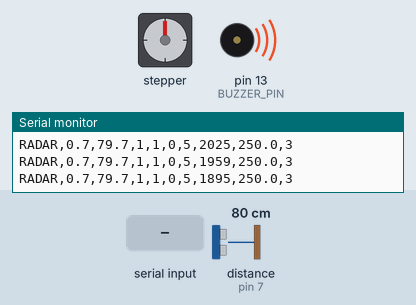
This sketch was run on a simulated Arduino Uno, built with avr-gcc and run on an emulated ATmega328P. Shown: stepper motor, buzzer (waves = sounding), the last lines printed to the serial monitor. Wiring (inferred from the names in the program): ultrasonic range finder: trigger pin 8; echo pin 7; stepper motor (2048 steps per turn assumed): coils pin 12, pin 11, pin 10, pin 9. The inputs (shaded band) are chosen by the test bench; at power-on: distance to the obstacle (sensor on pin 7) 80 cm. The echo pulse lasts 58.3 µs per cm.

Above: at 1.2 s.
1.3 s: distance to the obstacle (sensor on pin 7) set to 2 cm
At 3.27 s:
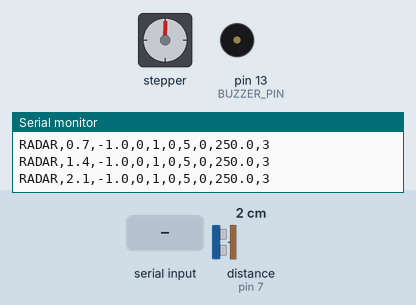
4.3 s: "PAUSE\n" received over Serial
At 7.2 s:
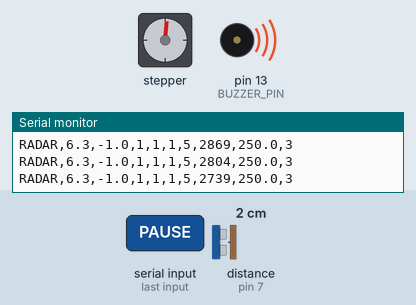
7.3 s: "RESUME\n" received over Serial
At 10.2 s:
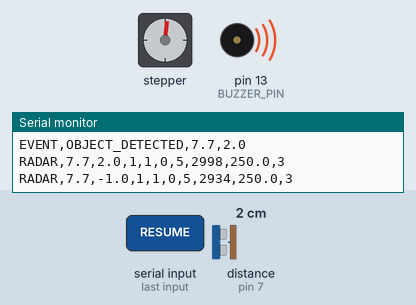
10.3 s: distance to the obstacle (sensor on pin 7) set to 4 cm
11.8 s: distance to the obstacle (sensor on pin 7) set to 246 cm
13.7 s: distance to the obstacle (sensor on pin 7) set to 253 cm
At 15.18 s:
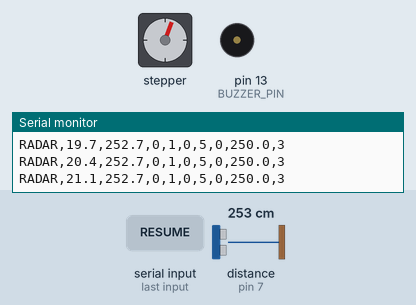
Timing chart, 0 to 20.7 s (numbered marks = the images above; inputs shaded):
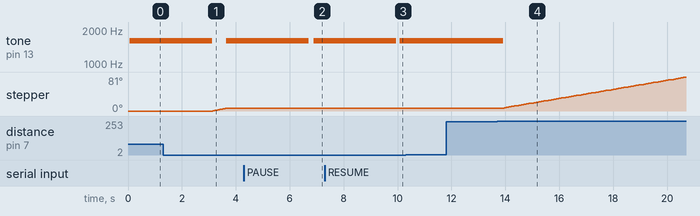

Measured:
- the behaviour switches between 250 and 251 cm on distance to the obstacle (sensor on pin 7) (found by bisection; images 3 and 4)
- after the input at 4.3 s, stepper: stops changing and stays 6°
- after the input at 13.7 s, tone on pin 13 (BUZZER_PIN): 1600 Hz → silent after 0.23 s; stepper: keeps turning clockwise at about 11°/s, starting after 0.25 s

The sketch:

SPECTRA_Radar_Arduino.ino
```cpp
#include <stdlib.h>
#include <string.h>

// Hardware wiring (Arduino Uno):
// ULN2003 IN1/N1 -> D12, IN2/N2 -> D11, IN3/N3 -> D10, IN4/N4 -> D9
// HC-SR04 TRIG -> D8, ECHO -> D7; buzzer + -> D13, buzzer - -> GND

const uint8_t MOTOR_PINS[4] = {12, 11, 10, 9};
const uint8_t TRIG_PIN = 8;
const uint8_t ECHO_PIN = 7;
const uint8_t BUZZER_PIN = 13;

const long STEPS_PER_REV = 4096L;       // Nominal 28BYJ-48 half-step revolution
const unsigned long MEASURE_INTERVAL_MS = 65UL;
const unsigned long ECHO_TIMEOUT_US = 25000UL;
const uint8_t CLEAR_READINGS_TO_RESUME = 4;

const uint8_t HALF_STEP_SEQUENCE[8] = {
  0b0001, 0b0011, 0b0010, 0b0110,
  0b0100, 0b1100, 0b1000, 0b1001
};

long positionSteps = 0;
int8_t scanDirection = 1;
int8_t sequenceIndex = 0;
uint8_t speedLevel = 5;                 // UI range: 1 (slow) ... 10 (fast)
uint16_t stopDurationSeconds = 3;       // UI range: 2 ... 30 seconds
float detectionLimitCm = 250.0f;        // UI range: 2 ... 400 cm
float lastDistanceCm = -1.0f;
bool objectDetected = false;
bool userPaused = false;
bool alarmActive = false;
uint8_t clearReadings = 0;
uint8_t stepsSinceMeasurement = 0;
unsigned long detectionStartedMs = 0;
unsigned long lastStepUs = 0;
unsigned long lastMeasureMs = 0;
char commandBuffer[40];
uint8_t commandLength = 0;

unsigned long stepIntervalUs() {
  // Lower interval = faster stepping. The speed level also changes the step
  // budget between ultrasonic readings, so all 10 levels have a useful effect.
  return (unsigned long)map(speedLevel, 1, 10, 9000, 1500);
}

uint8_t maxStepsPerMeasurement() {
  return (uint8_t)map(speedLevel, 1, 10, 3, 16);
}

void applyMotorSequence() {
  const uint8_t pattern = HALF_STEP_SEQUENCE[sequenceIndex];
  for (uint8_t i = 0; i < 4; i++) {
    digitalWrite(MOTOR_PINS[i], (pattern & (1U << i)) ? HIGH : LOW);
  }
}

void setAlarm(bool enabled) {
  if (enabled == alarmActive) return;
  alarmActive = enabled;
  if (alarmActive) tone(BUZZER_PIN, 1600);
  else noTone(BUZZER_PIN);
}

void setDetected(bool detected) {
  if (detected == objectDetected) return;
  objectDetected = detected;
  if (objectDetected) {
    clearReadings = 0;
    detectionStartedMs = millis();
    setAlarm(true);
    Serial.print(F("EVENT,OBJECT_DETECTED,"));
    Serial.print((positionSteps * 360.0f) / STEPS_PER_REV, 1);
    Serial.print(',');
    Serial.println(lastDistanceCm, 1);
  } else {
    clearReadings = 0;
    setAlarm(false);
    Serial.print(F("EVENT,OBJECT_CLEARED,"));
    Serial.print((positionSteps * 360.0f) / STEPS_PER_REV, 1);
    Serial.print(',');
    Serial.println(lastDistanceCm, 1);
  }
}

float readDistanceCm() {
  digitalWrite(TRIG_PIN, LOW);
  delayMicroseconds(3);
  digitalWrite(TRIG_PIN, HIGH);
  delayMicroseconds(10);
  digitalWrite(TRIG_PIN, LOW);

  const unsigned long duration = pulseIn(ECHO_PIN, HIGH, ECHO_TIMEOUT_US);
  if (duration == 0) return -1.0f;

  const float distance = (duration * 0.0343f) / 2.0f;
  if (distance < 2.0f || distance > 400.0f) return -1.0f;
  return distance;
}

void moveOneStep() {
  // Keep the actual step direction before changing direction at an endpoint.
  const int8_t directionUsed = scanDirection;
  sequenceIndex = (sequenceIndex + (directionUsed > 0 ? 1 : 7)) & 7;
  applyMotorSequence();
  positionSteps += directionUsed;

  if (positionSteps >= STEPS_PER_REV) {
    positionSteps = STEPS_PER_REV;
    scanDirection = -1;
  } else if (positionSteps <= 0) {
    positionSteps = 0;
    scanDirection = 1;
  }
}

unsigned long holdRemainingMs() {
  if (!objectDetected) return 0;
  const unsigned long elapsed = millis() - detectionStartedMs;
  const unsigned long required = (unsigned long)stopDurationSeconds * 1000UL;
  return elapsed >= required ? 0 : required - elapsed;
}

void sendTelemetry() {
  const float angle = (positionSteps * 360.0f) / STEPS_PER_REV;
  Serial.print(F("RADAR,"));
  Serial.print(angle, 1);
  Serial.print(',');
  Serial.print(lastDistanceCm, 1);
  Serial.print(',');
  Serial.print(objectDetected ? 1 : 0);
  Serial.print(',');
  Serial.print(scanDirection);
  Serial.print(',');
  Serial.print(userPaused ? 1 : 0);
  Serial.print(',');
  Serial.print(speedLevel);
  Serial.print(',');
  Serial.print(holdRemainingMs());
  Serial.print(',');
  Serial.print(detectionLimitCm, 1);
  Serial.print(',');
  Serial.println(stopDurationSeconds);
}

void processCommand(char *cmd) {
  if (strncmp(cmd, "LIMIT,", 6) == 0) {
    const float value = atof(cmd + 6);
    if (value >= 2.0f && value <= 400.0f) {
      detectionLimitCm = value;
      Serial.print(F("CONFIG,LIMIT,"));
      Serial.println(detectionLimitCm, 1);
    } else {
      Serial.println(F("ERROR,LIMIT_MUST_BE_2_TO_400_CM"));
    }
  } else if (strncmp(cmd, "SPEED,", 6) == 0) {
    const int value = atoi(cmd + 6);
    if (value >= 1 && value <= 10) {
      speedLevel = (uint8_t)value;
      stepsSinceMeasurement = 0;
      Serial.print(F("CONFIG,SPEED,"));
      Serial.println(speedLevel);
    } else {
      Serial.println(F("ERROR,SPEED_MUST_BE_1_TO_10"));
    }
  } else if (strncmp(cmd, "HOLD,", 5) == 0) {
    const int value = atoi(cmd + 5);
    if (value >= 2 && value <= 30) {
      stopDurationSeconds = (uint16_t)value;
      Serial.print(F("CONFIG,HOLD,"));
      Serial.println(stopDurationSeconds);
    } else {
      Serial.println(F("ERROR,HOLD_MUST_BE_2_TO_30_SECONDS"));
    }
  } else if (strcmp(cmd, "PAUSE") == 0) {
    userPaused = true;
    Serial.println(F("STATE,PAUSED"));
  } else if (strcmp(cmd, "RESUME") == 0) {
    userPaused = false;
    Serial.println(F("STATE,SCANNING"));
  } else if (strcmp(cmd, "PING") == 0) {
    Serial.println(F("READY,SPECTRA_RADAR_360"));
  } else if (cmd[0] != '\0') {
    Serial.println(F("ERROR,UNKNOWN_COMMAND"));
  }
}

void readSerialCommands() {
  while (Serial.available() > 0) {
    const char ch = (char)Serial.read();
    if (ch == '\r') continue;
    if (ch == '\n') {
      commandBuffer[commandLength] = '\0';
      if (commandLength > 0) processCommand(commandBuffer);
      commandLength = 0;
    } else if (commandLength < sizeof(commandBuffer) - 1) {
      commandBuffer[commandLength++] = ch;
    } else {
      commandLength = 0;
      Serial.println(F("ERROR,COMMAND_TOO_LONG"));
    }
  }
}

void setup() {
  for (uint8_t i = 0; i < 4; i++) pinMode(MOTOR_PINS[i], OUTPUT);
  pinMode(TRIG_PIN, OUTPUT);
  pinMode(ECHO_PIN, INPUT);
  pinMode(BUZZER_PIN, OUTPUT);
  digitalWrite(TRIG_PIN, LOW);

  Serial.begin(115200);
  applyMotorSequence();
  lastStepUs = micros();
  lastMeasureMs = millis();
  Serial.println(F("READY,SPECTRA_RADAR_360"));
  Serial.println(F("INFO,Send LIMIT,2..400; SPEED,1..10; HOLD,2..30; PAUSE; RESUME"));
}

void loop() {
  readSerialCommands();
  const unsigned long nowMs = millis();

  if ((unsigned long)(nowMs - lastMeasureMs) >= MEASURE_INTERVAL_MS) {
    lastMeasureMs = nowMs;
    lastDistanceCm = readDistanceCm();
    stepsSinceMeasurement = 0;

    const bool inDetectionZone =
      lastDistanceCm >= 2.0f && lastDistanceCm <= detectionLimitCm;

    if (inDetectionZone) {
      clearReadings = 0;
      // First in-range reading locks the stepper at the current scan angle.
      if (!objectDetected) setDetected(true);
    } else if (objectDetected) {
      if (clearReadings < CLEAR_READINGS_TO_RESUME) clearReadings++;
      const bool minimumHoldPassed = holdRemainingMs() == 0;
      // Resume only after the requested hold time AND multiple clear readings.
      // If the object remains within range, the motor stays stopped indefinitely.
      if (minimumHoldPassed && clearReadings >= CLEAR_READINGS_TO_RESUME) {
        setDetected(false);
      }
    }
    sendTelemetry();
  }

  // The stepper stays energized and holds its position while detected/paused.
  if (!objectDetected && !userPaused &&
      stepsSinceMeasurement < maxStepsPerMeasurement()) {
    const unsigned long nowUs = micros();
    if ((unsigned long)(nowUs - lastStepUs) >= stepIntervalUs()) {
      lastStepUs = nowUs;
      moveOneStep();
      stepsSinceMeasurement++;
    }
  }
}
```
